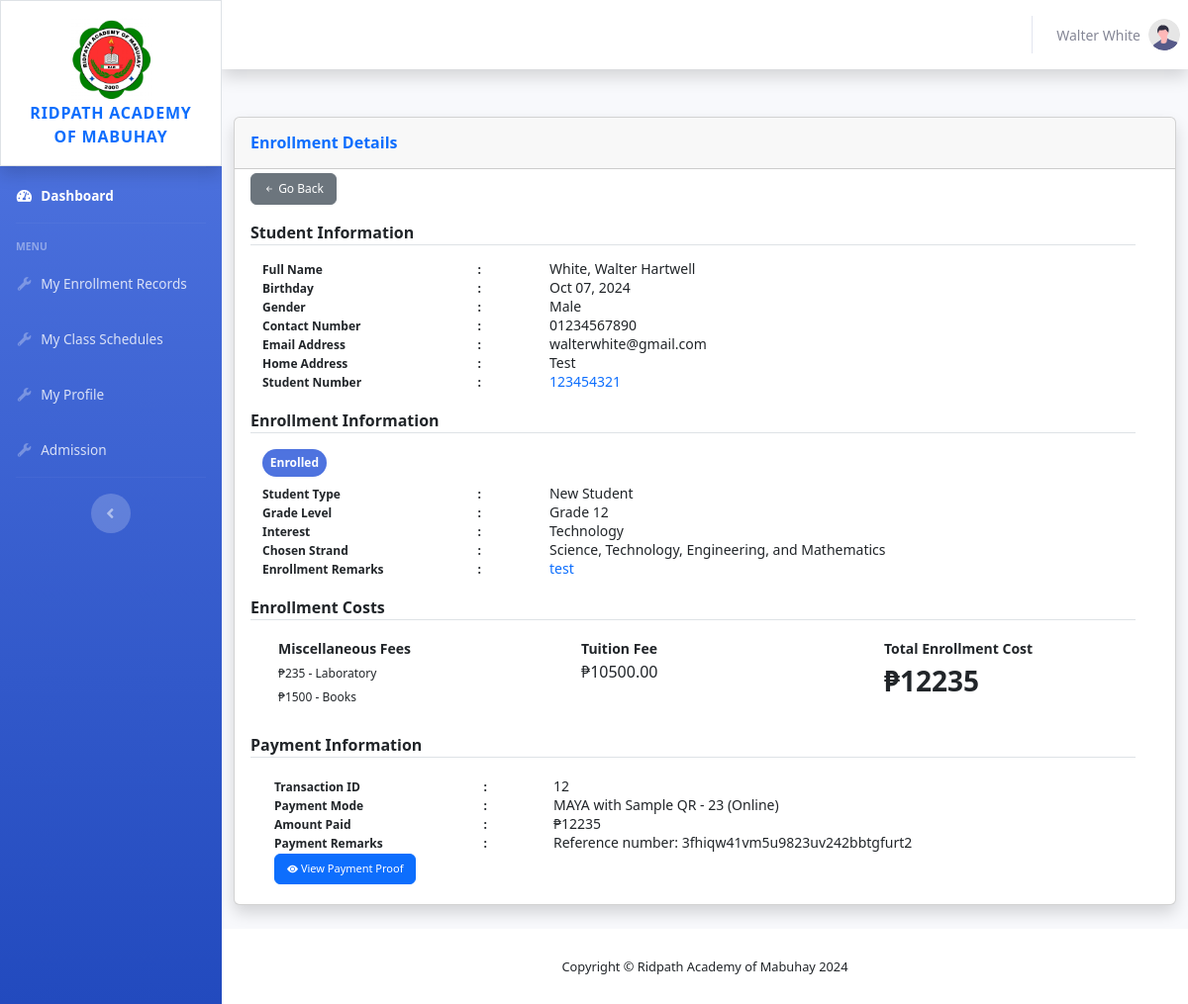
Page /student/studentenrollmentdetails.php?enrollmentID=23 (signed in) on the committed database.
### tables this page shows
CREATE TABLE `enrollmentrecords` (
  `enrollmentID` int(254) NOT NULL,
  `studentID` int(254) NOT NULL,
  `strandID` int(254) NOT NULL,
  `enrollmentStatusID` int(254) NOT NULL,
  `studentTypeID` int(10) NOT NULL,
  `schoolYearID` int(254) NOT NULL,
  `transactionID` int(254) NOT NULL,
  `gradelevel` varchar(5) NOT NULL,
  `interest` varchar(254) NOT NULL,
  `enrollmentremarks` varchar(500) NOT NULL
);

CREATE TABLE `students` (
  `tempID` int(254) NOT NULL,
  `firstname` varchar(100) NOT NULL,
  `middlename` varchar(100) NOT NULL,
  `lastname` varchar(100) NOT NULL,
  `birthday` varchar(20) NOT NULL,
  `gender` varchar(10) NOT NULL,
  `address` varchar(500) NOT NULL,
  `email` varchar(100) NOT NULL,
  `contactnumber` varchar(100) NOT NULL,
  `studentnumber` varchar(100) NOT NULL,
  `password` varchar(254) NOT NULL,
  `userRole` int(10) NOT NULL,
  `isassignedtosection` int(2) NOT NULL DEFAULT 0,
  `isactive` varchar(10) NOT NULL
);

CREATE TABLE `enrollmentstatus` (
  `statusID` int(254) NOT NULL,
  `statusname` varchar(254) NOT NULL
);

CREATE TABLE `studenttype` (
  `studentTypeID` int(10) NOT NULL,
  `studenttypedescription` varchar(200) NOT NULL
);

CREATE TABLE `strands` (
  `strandID` int(254) NOT NULL,
  `strandname` varchar(254) NOT NULL,
  `abbreviation` varchar(254) NOT NULL,
  `isactive` varchar(10) NOT NULL
);

CREATE TABLE `miscellaneousfees` (
  `miscID` int(254) NOT NULL,
  `strandID` int(254) NOT NULL,
  `description` varchar(254) NOT NULL,
  `amount` int(254) NOT NULL
);

CREATE TABLE `tuitionfees` (
  `tuitionID` int(254) NOT NULL,
  `strandID` int(254) NOT NULL,
  `amount` int(254) NOT NULL
);

CREATE TABLE `paymentrecord` (
  `transactionID` int(254) NOT NULL,
  `enrollmentID` int(254) NOT NULL,
  `paymentModeID` int(254) NOT NULL,
  `amount` int(254) NOT NULL,
  `proofimgurl` varchar(254) NOT NULL,
  `paymentremarks` varchar(300) NOT NULL,
  `status` varchar(50) NOT NULL
);

CREATE TABLE `paymentmodes` (
  `paymentModeID` int(254) NOT NULL,
  `description` varchar(254) NOT NULL,
  `paymenttype` varchar(20) NOT NULL,
  `qrimgurl` varchar(500) NOT NULL,
  `accountnumber` varchar(50) NOT NULL,
  `isactive` varchar(10) NOT NULL
);

### student/studentenrollmentdetails.php (the view, shortened to what the rows shown need)
<?php
require '../shared/header_student.php';
$enrollmentID = $_GET['enrollmentID'];
$fetchQuery = "SELECT * FROM enrollmentrecords ER
LEFT JOIN  students ST ON ST.tempID = ER.studentID
LEFT JOIN enrollmentstatus ES ON ER.enrollmentStatusID = ES.statusID
LEFT JOIN strands SD ON SD.strandID = ER.strandID
LEFT JOIN tuitionfees TF ON TF.strandID = SD.strandID
LEFT JOIN studenttype SP ON ER.studentTypeID = SP.studentTypeID
WHERE ER.enrollmentID = '$enrollmentID'";
$fetchedData = mysqli_query($conn, $fetchQuery);
$DataArray = mysqli_fetch_assoc($fetchedData);
$firstname = $DataArray['firstname'];
$middlename = $DataArray['middlename'];
$lastname = $DataArray['lastname'];
$email = $DataArray['email'];
$contactnumber = $DataArray['contactnumber'];
$strandname = $DataArray['strandname'];
$tuitionfee = $DataArray['amount'];
$enrollmentstatus = $DataArray['statusname'];
$strandID = $DataArray['strandID'];
$interest = $DataArray['interest'];
$enrollmentID = $DataArray['enrollmentID'];
$gradelevel = $DataArray['gradelevel'];
$gender = $DataArray['gender'];
$birthday = date('M d, Y', strtotime($DataArray['birthday']));
$address = ($DataArray['address'] != null ) ? $DataArray['address']  : 'Not yet defined';
$studenttype = $DataArray['studenttypedescription'];
$enrollmentremarks = $DataArray['enrollmentremarks'];
$studentnumber = ($DataArray['studentnumber'] != null) ? $DataArray['studentnumber'] : 0;
$MiscFeeData = mysqli_query($conn, "SELECT * FROM miscellaneousfees WHERE strandID='$strandID'");
$miscfeetext = '';
if (mysqli_num_rows($MiscFeeData) != 0) {
   while ($Data = mysqli_fetch_assoc($MiscFeeData)) {
    $amount = $Data['amount'];
    $description = $Data['description'];
    $miscfeetext .= '<br><small style="font-size: 12px;">₱'.$amount.' - '.$description.'</small>';
   }
}
else {
    $miscfeetext = '<small style="font-size: 12px;">₱0.00</small>';
}
$transactionID = '';
$paymentmode = '';
$amount = '';
$paymentremarks = '';
$paymentrecordcontainer = 'style="display: none;"';
$GetPaymentRecord = mysqli_query($conn, "SELECT * FROM paymentrecord pr
LEFT JOIN paymentmodes pm ON pr.paymentModeID = pm.paymentModeID
WHERE pr.enrollmentID='$enrollmentID'");
if(mysqli_num_rows($GetPaymentRecord) == 1) {
    $PaymentDetails = mysqli_fetch_assoc($GetPaymentRecord);
    $transactionID = $PaymentDetails['transactionID'];
    $accountnumber = $PaymentDetails['accountnumber'];
    if ($accountnumber != "" && $accountnumber != null) {
        $paymentmode = $PaymentDetails['description'].' - '.$accountnumber.' ('.$PaymentDetails['paymenttype'].')';
    }
    else {
        $paymentmode = $PaymentDetails['description'].' ('.$PaymentDetails['paymenttype'].')';
    }
    $amount = $PaymentDetails['amount'];
    $paymentremarks = $PaymentDetails['paymentremarks'];
    $paymentrecordcontainer = 'style="display: block;"';
}
else {
    $nopaymentnotif = 'style="display: block;"';
}
?>
                <div class="container-fluid">
                    <div class="row">
                        <div class="col-xl-12 col-lg-12">
                            <div class="card shadow mb-4">
                                <div class="card-body">
                                <div class="row w-100">
                                    <div class="col-12">
                                        <div class="container-fluid mb-1">
                                            <div class="row w-100" style="margin-top: -5px;">
                                                <div class="col-8">
                                                    <small><?php echo $lastname.', '.$firstname.' '.$middlename; ?></small>
                                                </div>
                                            </div>
                                            <div class="row w-100" style="margin-top: -5px;">
                                                <div class="col-8">
                                                <small><?php echo $birthday; ?></small>
                                                </div>
                                            </div>
                                            <div class="row w-100" style="margin-top: -5px;">
                                                <div class="col-8">
                                                <small><?php echo $gender; ?></small>
                                                </div>
                                            </div>
                                            <div class="row w-100" style="margin-top: -5px;">
                                                <div class="col-8">
                                                <small><?php echo $contactnumber; ?></small>
                                                </div>
                                            </div>
                                            <div class="row w-100" style="margin-top: -5px;">
                                                <div class="col-8">
                                                    <small><?php echo $email; ?></small>
                                                </div>
                                            </div>
                                            <div class="row w-100" style="margin-top: -5px;">
                                                <div class="col-8">
                                                <small><?php echo $address; ?></small>
                                                </div>
                                            </div>
                                            <div class="row w-100" style="margin-top: -5px;">
                                                <div class="col-8">
                                                <small class="text-primary"><?php echo $studentnumber; ?></small>
                                                </div>
                                            </div>
                                        </div>
                                        <div class="container mb-1">
                                            <div class="row w-100">
                                                <div class="col">
                                                    <span class="badge badge-primary py-0" style="border-radius: 15px;"><p class="fw-bold text-white text-center my-2"><?php echo $enrollmentstatus; ?></p></span>
                                                </div>
                                            </div>
                                            <div class="row w-100 mt-1">
                                                <div class="col-8">
                                                    <small><?php echo $studenttype; ?></small>
                                                </div>
                                            </div>
                                            <div class="row w-100" style="margin-top: -5px;">
                                                <div class="col-8">
                                                    <small><?php echo 'Grade '.$gradelevel; ?></small>
                                                </div>
                                            </div>
                                            <div class="row w-100" style="margin-top: -5px;">
                                                <div class="col-8">
                                                    <small><?php echo $interest; ?></small>
                                                </div>
                                            </div>
                                            <div class="row w-100" style="margin-top: -5px;">
                                                <div class="col-8">
                                                    <small><?php echo $strandname; ?></small>
                                                </div>
                                            </div>
                                            <div class="row w-100" style="margin-top: -5px;">
                                                <div class="col-8">
                                                    <small class="text-primary"><?php echo $enrollmentremarks; ?></small>
                                                </div>
                                            </div>
                                        </div>
                                        <div class="row" id="enrollmentcost-container">
                                            <div class="col-4">
                                                <div class="container">
                                                    <div class="row mx-1 ">
                                                        <div class="col">
                                                            <small class="fw-bold">Miscellaneous Fees</small>
                                                            <?php echo $miscfeetext; ?>
                                                        </div>
                                                    </div>
                                                </div>
                                            </div>
                                            <div class="col-4">
                                                <div class="container">
                                                    <div class="row mx-1">
                                                        <div class="col">
                                                            <p>₱<span id="tuitionfeetext"><?php echo $tuitionfee; ?>.00</span></p>
                                                        </div>
                                                    </div>
                                                </div>
                                            </div>
                                        </div>
                                        <div class="container mb-1">
                                            <div class="container-fluid" id="paymentdetailscontainer" <?php echo $paymentrecordcontainer;?>>
                                                <div class="row w-100 mt-1">
                                                    <div class="col-8">
                                                        <small><?php echo $transactionID; ?></small>
                                                    </div>
                                                </div>
                                                <div class="row w-100" style="margin-top: -5px;">
                                                    <div class="col-8">
                                                        <small><?php echo $paymentmode; ?></small>
                                                    </div>
                                                </div>
                                                <div class="row w-100" style="margin-top: -5px;">
                                                    <div class="col-8">
                                                        <small>₱<?php echo $amount; ?></small>
                                                    </div>
                                                </div>
                                                <div class="row w-100" style="margin-top: -5px;">
                                                    <div class="col-8">
                                                        <small><?php echo $paymentremarks; ?></small>
                                                    </div>
                                                </div>
                                            </div>
                                        </div>
                                    </div>
                                </div>
                                </div>
                            </div>
                        </div>
                    </div>
                </div>
            </div>
<?php
    require '../shared/footer.php';
?>

### rows in the picture
enrollmentrecords: studentID.lastname "White", studentID.firstname "Walter", studentID.middlename "Hartwell", studentID.birthday "Oct 07, 2024", studentID.gender "Male", studentID.contactnumber "01234567890", studentID.email "walterwhite@gmail.com", studentID.address "Test", studentID.studentnumber "123454321", enrollmentStatusID.statusname "Enrolled", studentTypeID.studenttypedescription "New Student", gradelevel "12", interest "Technology", strandID.strandname "Science, Technology, Engineering, and Mathematics", enrollmentremarks "test", tuitionfees.amount "10500"
miscellaneousfees: amount "235", description "Laboratory"
miscellaneousfees: amount "1500", description "Books"
paymentrecord: transactionID "12", paymentModeID.paymenttype "MAYA with Sample QR - 23 (Online)", amount "12235", paymentremarks "Reference number: 3fhiqw41vm5u9823uv242bbtgfurt2"

### other values in the picture
$_SESSION['logged_username'] "Walter White"
$totalamount "12235"
